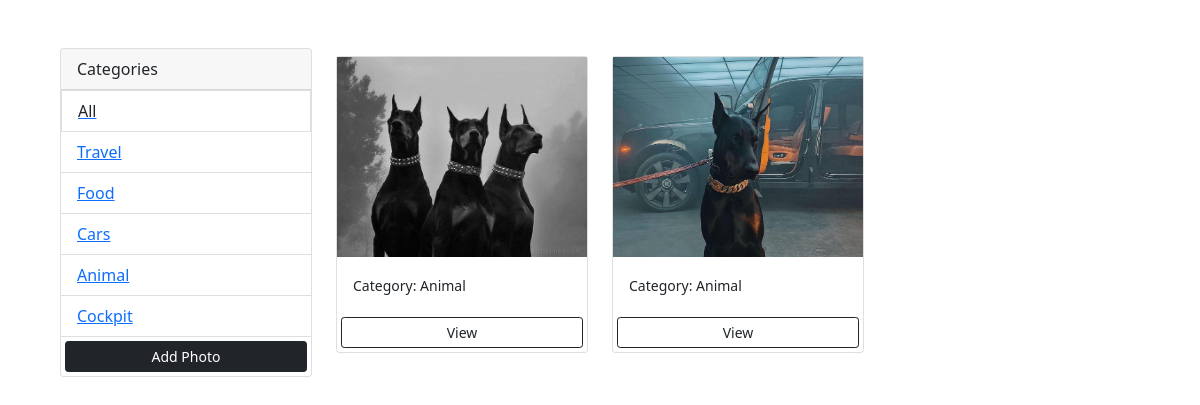
Page /?category=Animal on the committed database.
### photos/models.py (models this page shows, shortened)
class Category(models.Model):
  name = models.CharField(max_length=100, null=False, blank=False)

class Photo(models.Model):
  category = models.ForeignKey(Category,on_delete=models.SET_NULL,null=True, blank=True)
  image = models.ImageField(null=False, blank=False)
  description = models.TextField()

### photos/views.py (the view)
# urls.py: path('',views.gallery, name='gallery'),
def gallery(request):
  category = request.GET.get('category')
  if category == None:
    photos = Photo.objects.all()
  else:
    photos = Photo.objects.filter(category__name=category)
  categories = Category.objects.all()
  context = {'categories':categories, 'photos':photos}
  return render(request,'photos/gallery.html',context)

### photos/templates/photos/gallery.html (shortened to what this page needs)
<!DOCTYPE html>
<html lang="en">
  <head>
    <link
      href="https://cdn.jsdelivr.net/npm/bootstrap@5.0.2/dist/css/bootstrap.min.css"
      rel="stylesheet"
    />
  </head>
  <body class="m-5">
    <div class="container">
      <div class="row">
        <div class="col-md-3">
          <div class="card">
            <div class="card-header">
              Categories
            </div>
            <ul class="list-group list-group-flush">
              <a href="{% url 'gallery' %}"><li class="list-group-item">All</li></a>
              {% for category in categories %}
                <li class="list-group-item">
                  <a href="{% url 'gallery' %}?category={{category.name}}">
                    {{category.name}}
                  </a>
                </li>
              {% endfor %}
              <a href="{% url 'add' %}" class="btn btn-block btn-dark btn-sm m-1">
                Add Photo
              </a>
            </ul>
          </div>
        </div>
        <div class="col-md-9">
          <div class="row">
            {% for photo in photos %}
            <div class="col-md-4">
              <div class="card my-2">
                <img class="image-thumbnail" src="{{photo.image.url}}" class="card-img-top" alt="..." />
                <div class="card-body">
                  <small class="card-text">Category: {{photo.category.name}}</small>
                </div>
                <a href="{% url 'photo' photo.id %}" class="btn btn-outline-dark btn-sm m-1">View</a>
              </div>
            </div>
            {% empty %}
              <h3>No Photos...</h3>
            {% endfor %}
          </div>
        </div>
      </div>
    </div>
  </body>
</html>

### photos/templates/photos/gallery.html (style rules this page uses)
.image-thumbnail { height:200px; object-fit:cover; }

### rows in the picture
Category: name "Travel"
Category: name "Food"
Category: name "Cars"
Category: name "Animal"
Category: name "Cockpit"
Photo: image (picture), category.name "Animal"
Photo: image (picture), category.name "Animal"
